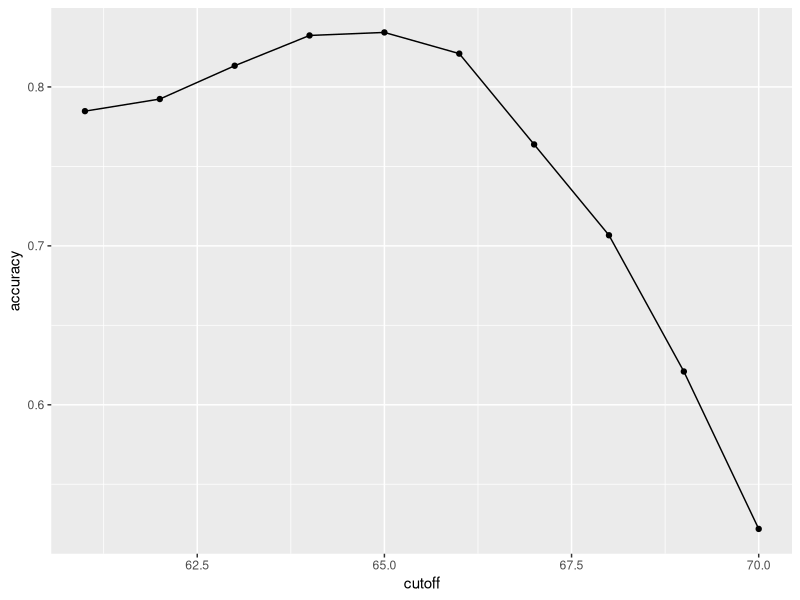
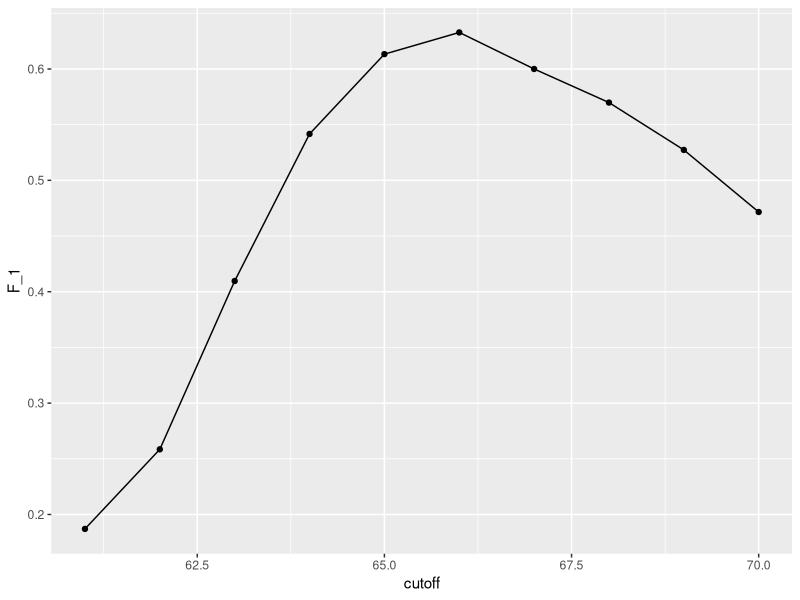
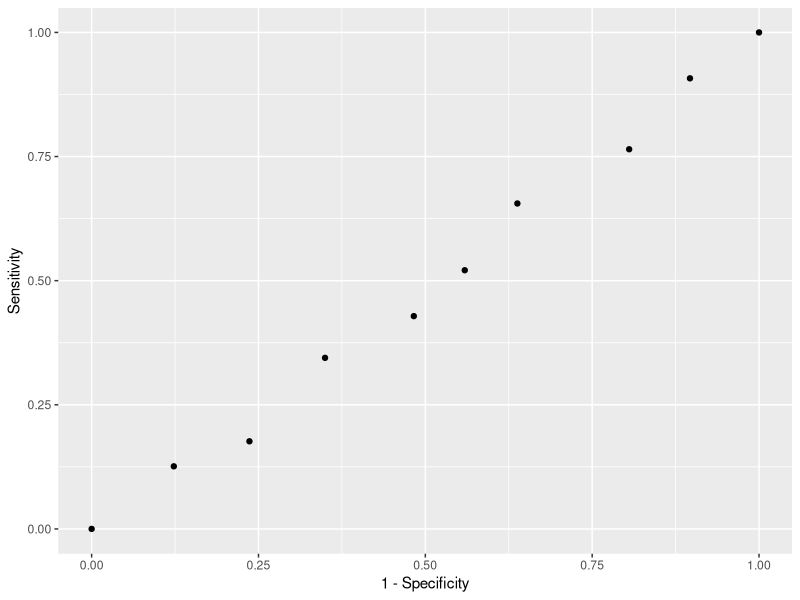
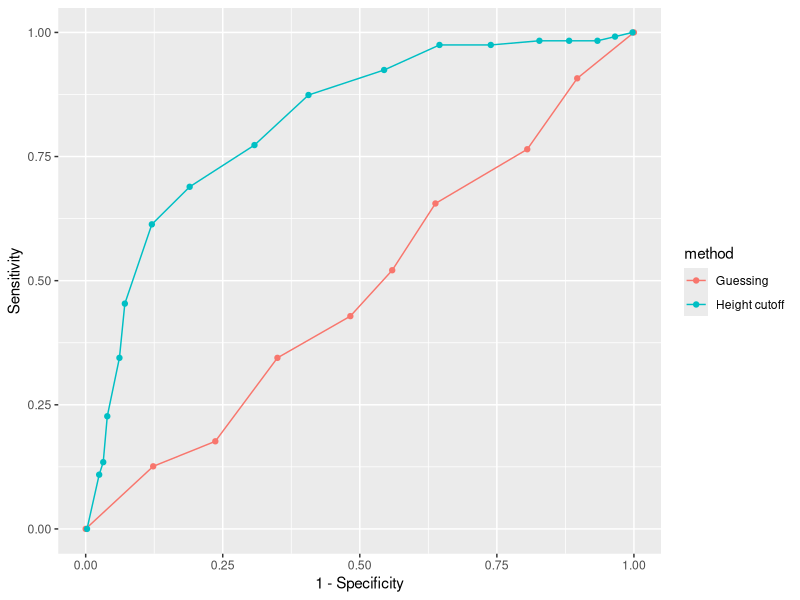
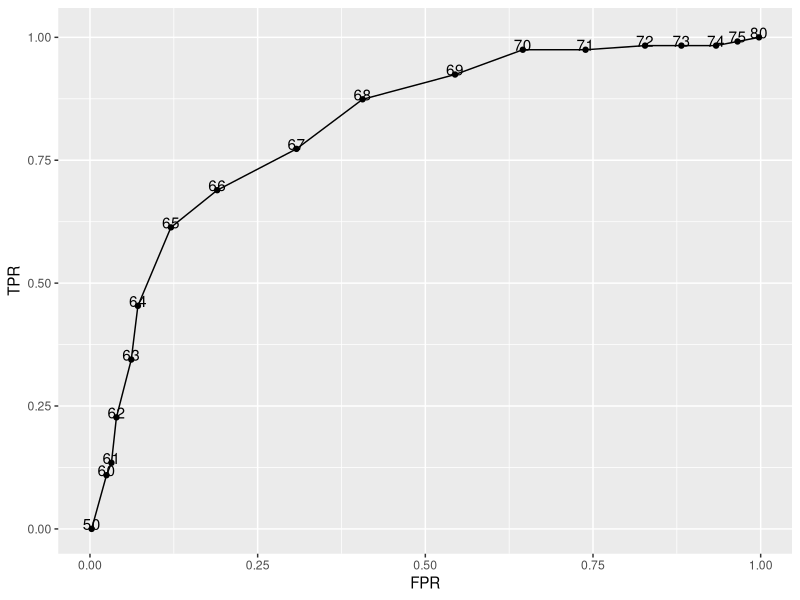
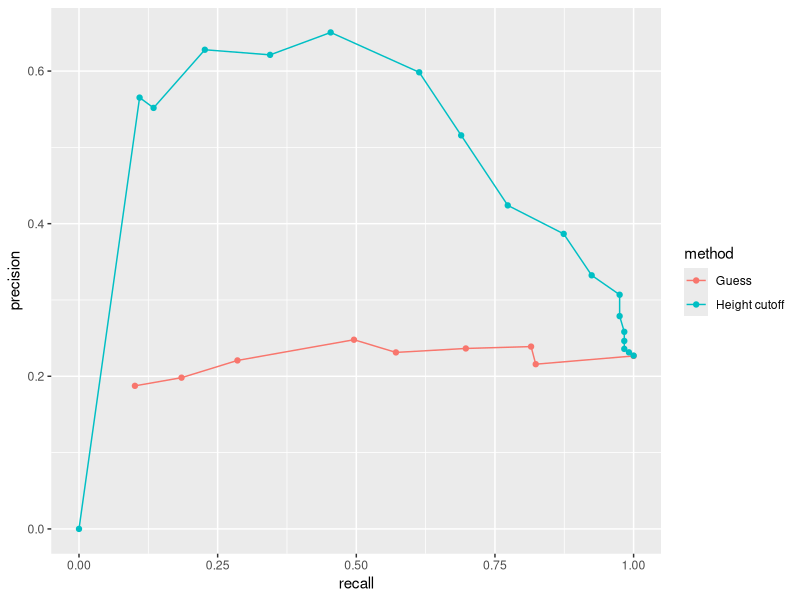
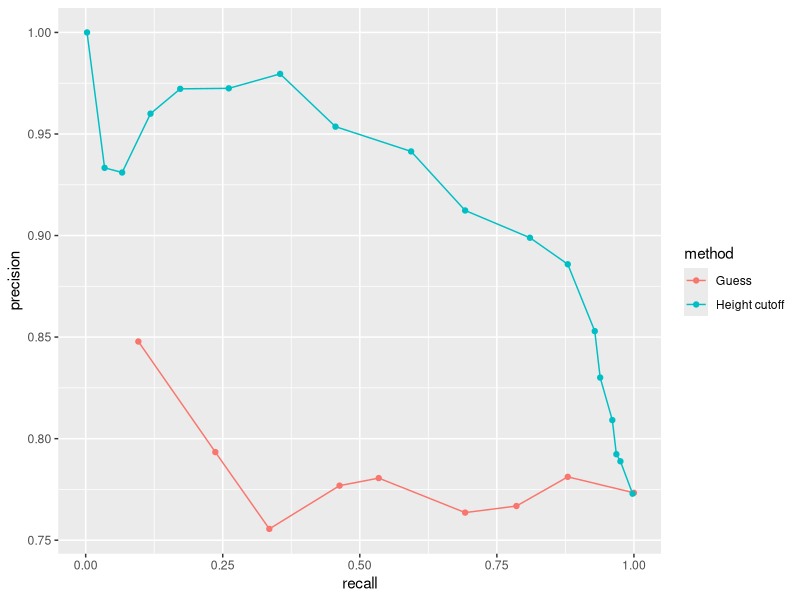

Source code (R) for these figures, in order:
# HarvardX: PH125.8x
# Data Science: Machine Learning
# R code from course videos

# Machine Learning Basics

## Basics of Evaluating Machine Learning Algorithms Comprehension Check

###############################################################################

install.packages('e1071', dependencies=TRUE)




### Caret package, training and test sets, and overall accuracy
library(tidyverse)
library(caret)
library(dslabs)

#### Predict Male ###

#Heights set(dslabs)
data(heights)

# define the outcome and predictors
y <- heights$sex
x <- heights$height

# generate training and test sets
set.seed(2)
test_index <- createDataPartition(y, times = 1, p = 0.5, list = FALSE)

test_set <- heights[test_index, ]
train_set <- heights[-test_index, ]



# guess the outcome
#sample function to compare algorithms
y_hat <- sample(c("Male", "Female"),length(test_index), replace = TRUE)


#factor(operador pipeline %>% es util para concatenar multiples dplyr operaciones)
#caret package, require or recommend that categorical outcomes be coded as factors.
y_hat <- sample(c("Male", "Female"), length(test_index), replace = TRUE) %>% 
     factor(levels = levels(test_set$sex))


#The overall accuracy is simply defined as the overall proportion that is predicted correctly
mean(y_hat == test_set$sex)



#Exploratory data suggests males are slightly taller than females.
heights %>% group_by(sex) %>% summarize(mean(height), sd(height))

#Predict male if height is within two standard deviations from the average male
y_hat <- ifelse(x > 62, "Male", "Female") %>% factor(levels = levels(test_set$sex))

#The overall accuracy
mean(y == y_hat)



#examine accuracy we obtain with 10 different cutoffs and pick the one yielding the best result.
cutoff <- seq(61, 70)
accuracy <- map_dbl(cutoff, function(x){
     y_hat <- ifelse(train_set$height > x, "Male", "Female") %>% 
          factor(levels = levels(test_set$sex))
     mean(y_hat == train_set$sex)
})

#plot showing the accuracy on the training set for males and females.
data.frame(cutoff, accuracy) %>% 
     ggplot(aes(cutoff, accuracy)) + 
     geom_point() + 
     geom_line() 

#max value
max(accuracy)

#Maximized cut-off(best)
best_cutoff <- cutoff[which.max(accuracy)]
best_cutoff


 
#Test cut-off on our test set to make sure accuracy is not overly optimistic.
y_hat <- ifelse(test_set$height > best_cutoff, "Male", "Female") %>% 
     factor(levels = levels(test_set$sex))
y_hat <- factor(y_hat)
mean(y_hat == test_set$sex)

#############################################################################

### Confusion Matrix

#tabulate each combination of prediction and actual value
table(predicted = y_hat, actual = test_set$sex)

#compute the accuracy separately for each sex
test_set %>% 
     mutate(y_hat = y_hat) %>%
     group_by(sex) %>% 
     summarize(accuracy = mean(y_hat == sex))

# Male percentage(prevalence)
prev <- mean(y == "Male")
prev

#Confusion matrix representation
mat <- matrix(c("True positives (TP)", "False negatives (FN)", 
                "False positives (FP)", "True negatives (TN)"), 2, 2)
colnames(mat) <- c("Actually Positive", "Actually Negative")
rownames(mat) <- c("Predicted positve", "Predicted negative")
as.data.frame(mat) %>% knitr::kable()

#Confusion matrix function
confusionMatrix(data = y_hat, reference = test_set$sex)



####################################################################################

### Balanced accuracy and F1 score

# maximize F-score instead of overall accuracy.
#F_meas function in the caret package computes the summary with beta defaulting to one.
cutoff <- seq(61, 70)
F_1 <- map_dbl(cutoff, function(x){
     y_hat <- ifelse(train_set$height > x, "Male", "Female") %>% 
          factor(levels = levels(test_set$sex))
     F_meas(data = y_hat, reference = factor(train_set$sex))
})

#plot the F1 measure versus the different cutoffs.
data.frame(cutoff, F_1) %>% 
     ggplot(aes(cutoff, F_1)) + 
     geom_point() + 
     geom_line()

max(F_1)

#maximized when we use a cutoff of 66 inches.
best_cutoff <- cutoff[which.max(F_1)]
best_cutoff

#cutoff balances the specificity and sensitivity of our confusion matrix
y_hat <- ifelse(test_set$height > best_cutoff, "Male", "Female") %>% 
     factor(levels = levels(test_set$sex))
confusionMatrix(data = y_hat, reference = test_set$sex)

#######################################################################################

### Prevalence matters in practice

### ROC and precision-recall curves

p <- 0.9
y_hat <- sample(c("Male", "Female"), length(test_index), replace = TRUE, prob=c(p, 1-p)) %>% 
     factor(levels = levels(test_set$sex))
mean(y_hat == test_set$sex)

probs <- seq(0, 1, length.out = 10)
guessing <- map_df(probs, function(p){
     y_hat <- 
          sample(c("Male", "Female"), length(test_index), replace = TRUE, prob=c(p, 1-p)) %>% 
          factor(levels = c("Female", "Male"))
     list(method = "Guessing",
          FPR = 1 - specificity(y_hat, test_set$sex),
          TPR = sensitivity(y_hat, test_set$sex))
})
guessing %>% qplot(FPR, TPR, data =., xlab = "1 - Specificity", ylab = "Sensitivity")

cutoffs <- c(50, seq(60, 75), 80)
height_cutoff <- map_df(cutoffs, function(x){
     y_hat <- ifelse(test_set$height > x, "Male", "Female") %>% 
          factor(levels = c("Female", "Male"))
     list(method = "Height cutoff",
          FPR = 1-specificity(y_hat, test_set$sex),
          TPR = sensitivity(y_hat, test_set$sex))
})
bind_rows(guessing, height_cutoff) %>%
     ggplot(aes(FPR, TPR, color = method)) +
     geom_line() +
     geom_point() +
     xlab("1 - Specificity") +
     ylab("Sensitivity")

map_df(cutoffs, function(x){
     y_hat <- ifelse(test_set$height > x, "Male", "Female") %>% 
          factor(levels = c("Female", "Male"))
     list(method = "Height cutoff",
          cutoff = x, 
          FPR = 1-specificity(y_hat, test_set$sex),
          TPR = sensitivity(y_hat, test_set$sex))
}) %>%
     ggplot(aes(FPR, TPR, label = cutoff)) +
     geom_line() +
     geom_point() +
     geom_text(nudge_y = 0.01)

guessing <- map_df(probs, function(p){
     y_hat <- sample(c("Male", "Female"), length(test_index), 
                     replace = TRUE, prob=c(p, 1-p)) %>% 
          factor(levels = c("Female", "Male"))
     list(method = "Guess",
          recall = sensitivity(y_hat, test_set$sex),
          precision = precision(y_hat, test_set$sex))
})
height_cutoff <- map_df(cutoffs, function(x){
     y_hat <- ifelse(test_set$height > x, "Male", "Female") %>% 
          factor(levels = c("Female", "Male"))
     list(method = "Height cutoff",
          recall = sensitivity(y_hat, test_set$sex),
          precision = precision(y_hat, test_set$sex))
})
bind_rows(guessing, height_cutoff) %>%
     ggplot(aes(recall, precision, color = method)) +
     geom_line() +
     geom_point()

guessing <- map_df(probs, function(p){
     y_hat <- sample(c("Male", "Female"), length(test_index), replace = TRUE, 
                     prob=c(p, 1-p)) %>% 
          factor(levels = c("Male", "Female"))
     list(method = "Guess",
          recall = sensitivity(y_hat, relevel(test_set$sex, "Male", "Female")),
          precision = precision(y_hat, relevel(test_set$sex, "Male", "Female")))
})
height_cutoff <- map_df(cutoffs, function(x){
     y_hat <- ifelse(test_set$height > x, "Male", "Female") %>% 
          factor(levels = c("Male", "Female"))
     list(method = "Height cutoff",
          recall = sensitivity(y_hat, relevel(test_set$sex, "Male", "Female")),
          precision = precision(y_hat, relevel(test_set$sex, "Male", "Female")))
})
bind_rows(guessing, height_cutoff) %>%
     ggplot(aes(recall, precision, color = method)) +
     geom_line() +
     geom_point()
